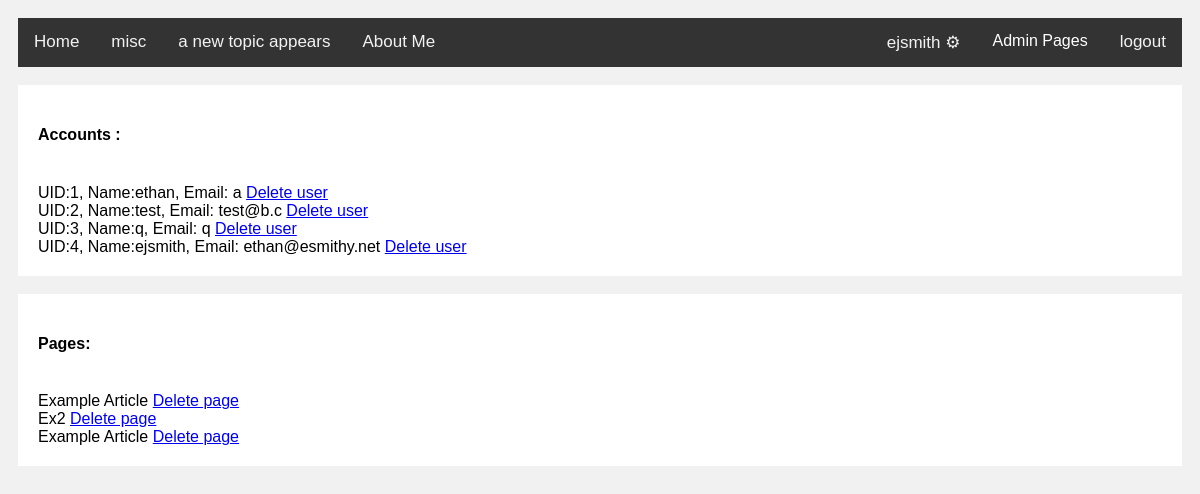
Page /admin (signed in) on the earlier database version.
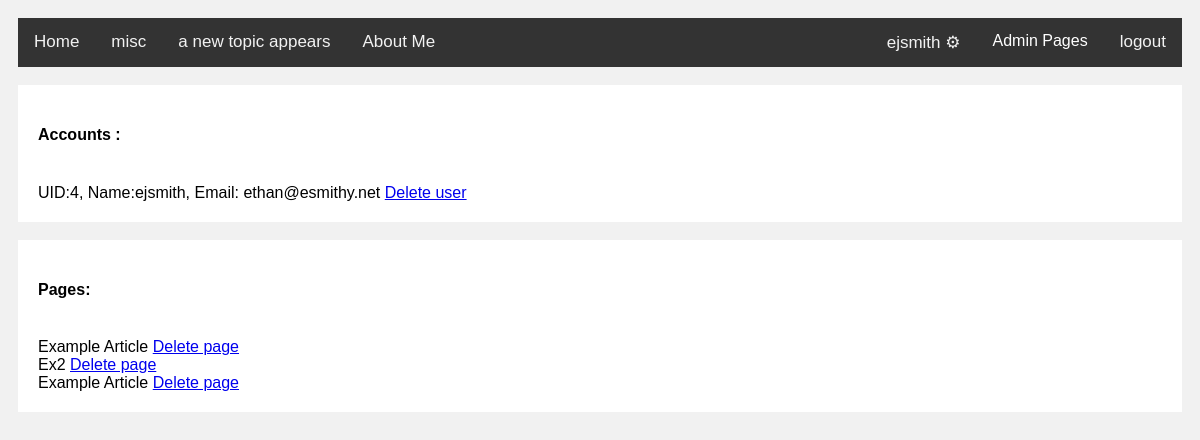
Same page on the later database version.
### app.py (models this page shows, shortened)
class User(UserMixin, db.Model):
    __tablename__ = "User"
    id = db.Column(db.Integer, primary_key=True)
    email = db.Column(db.String(100), unique=True)
    password = db.Column(db.String(100))
    name = db.Column(db.String(100))
    comments = db.relationship('Comment', backref ='usr', lazy='dynamic', primaryjoin="User.id == Comment.poster")
    permission = db.Column(db.Integer)

class Post(db.Model):
    __tablename__ = "Post"
    id = db.Column(db.Integer, primary_key=True)
    topic = db.Column(db.String())
    title = db.Column(db.String())
    picture = db.Column(db.String())
    body = db.Column(db.String())
    para = db.Column(db.String())
    date = db.Column(db.String())

### app.py (the view)
    def wrap(*args, **kwargs):
        if current_user.email == 'ethan@esmithy.net':
            return f(*args, **kwargs)
        else:
            print("user not authorized for this page ")
            return redirect("/mypage")

### app.py (called while the page is built)
@login_manager.user_loader
def load_user(id):
    return User.query.get(int(id))

def admin_required(f):
    def wrap(*args, **kwargs):
        if current_user.email == 'ethan@esmithy.net':
            return f(*args, **kwargs)
        else:
            print("user not authorized for this page ")
            return redirect("/mypage")
    wrap.__name__=f.__name__
    return wrap

@ap.context_processor
def giveFunctions():
    def getPosts(url=None):
        if url is not None:
            posts = Post.query.filter_by(topic=url).all()
        else:
            posts = Post.query.all()
        return posts
    def getTopics():
        topics = Post.query.with_entities(Post.topic).distinct()
        return topics
    def getComments(z):
        comments = Comment.query.filter_by(article=z)
        return comments
    def getFiles():
        x=[]
        uploadedfiles= os.listdir('static/')
        for z in uploadedfiles:
            x.append(str(z))
        return x
    return dict(getPosts=getPosts,getTopics=getTopics,getComments=getComments,getFiles=getFiles)

### templates/admin.html
{% extends 'base.html' %}
{% block content %}
    <div class = 'card'>
        <h4>Accounts :</h4><br>
        {% for user in users %}
            UID:{{user.id}}, Name:{{user.name}}, Email: {{user.email}}
            <a href = "/admin/user/{{user.id}}"> Delete user </a><br>
        {% endfor %}
    </div><br>
    <div class = "card">
        <h4>Pages: </h4><br>
        {% for page in getPosts()%}
            {{page.title}}
            <a href = "/admin/post/{{page.id}}"> Delete page </a><br>
        {% endfor %}
    </div><br>
{% endblock %}

### templates/nav.html
<div class = "topnav">
    <a href="/"{% if request.path == '/'%} class = 'current'{% endif %}>Home</a>
    {% for topic in getTopics() %}
    <a href = "/{{topic.topic}}"{% if request.path == "/" + topic.topic %} class = 'current' {% endif %}> {{topic.topic}}</a>
    {% endfor %}
    <a href = "/About"{% if request.path == '/About'%} class = 'current'{% endif %}>About Me</a>
    <div style='float:right'>
    {% if current_user.name == "Not Logged in"%}
        <a href="/register"{% if request.path == '/register'%} class = 'current'{% endif %} >register</a>
        <a href="/mypage"{% if request.path == '/mypage'%} class = 'current'{% endif %}  >{{current_user.name}} ⚙ </a>
    {% else %}
        <a href="/mypage"{% if request.path == '/mypage'%} class = 'current'{% endif %} >{{current_user.name}} ⚙ </a>
        {% include 'navadmin.html' %}
        <a href="/logout"{% if request.path == '/logout'%} class = 'current'{% endif %} >logout</a>
    {% endif %}
</div>
</div>

Differences in the rows shown:
removed User: id "1", name "ethan", email "a"
removed User: id "2", name "test", email "test@b.c"
removed User: id "3", name "q", email "q"
